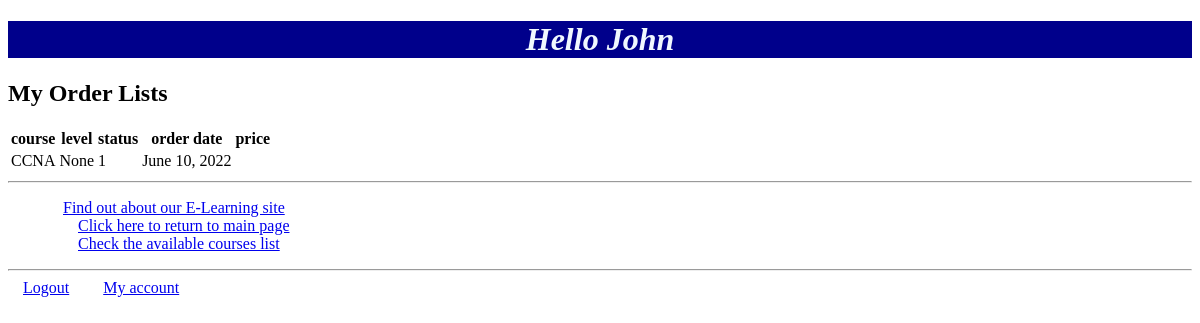
The app's page /Myapp/myorders (signed in) with its own data.
### Myapp/models.py (models this page shows, shortened)
class Order(models.Model):
    Status_Choice = [(0, 'Cancelled'), (1, 'Order Confirmed')]
    course = models.ForeignKey('Course', on_delete=models.CASCADE)
    student = models.ForeignKey('Student', on_delete=models.CASCADE, blank=True)
    levels = models.PositiveIntegerField(null=True, blank=True)
    order_status = models.IntegerField(choices=Status_Choice, default=1)
    order_date = models.DateField(null=True, blank=True)
    order_price = models.DecimalField(max_digits=10, decimal_places=2, default=0)

class Course(models.Model):
    topic = models.ForeignKey(Topic, related_name='courses', on_delete=models.CASCADE)
    name = models.CharField(max_length=200)
    price = models.DecimalField(max_digits=10, decimal_places=2, validators=[validate_price])
    for_everyone = models.BooleanField(default=True)
    description = models.TextField(max_length=300, null=True, blank=True)
    interested = models.PositiveIntegerField(default=0)
    stages = models.PositiveIntegerField(default=3)
    def __str__(self):
        return self.name

### Myapp/views.py (the view)
# urls.py: path(r'myorders', views.myorders, name='myorders'),
def myorders(request):
    if not request.user.is_authenticated:
        return HttpResponse('You are not a registered student!')
    usr = request.user
    try:
        std = Student.objects.get(username=usr.username)
        ord_list = Order.objects.filter(student=std)
        return render(request, 'Myapp/myorders.html', {'order_list': ord_list})
    except Student.DoesNotExist:
        return HttpResponse('You are not a registered student!')

### Myapp/templates/Myapp/myorders.html (shortened to what this page needs)
{%  extends 'Myapp/base.html' %}
{% block body_block %}
         <h2>My Order Lists</h2>
        {% if order_list %}
        <table>
            <thead>
            <tr>
                    <th>course</th>
                    <th>level</th>
                    <th>status</th>
                    <th>order date</th>
                    <th>price</th>
            </tr>
            </thead>
            <tbody>
             {%  for order in order_list %}
                <tr>
                    <td>{{ order.course }}</td>
                    <td>{{ order.levels }}</td>
                    <td>{{ order.order_status }}</td>
                    <td>{{ order.order_date }}</td>
                    <td>{{ sßorder.order_price }}</td>
                </tr>
            {% endfor %}
            </tbody>
             </table>
        {% else %}
            <br>
            <h3>No Order</h3>
        {% endif %}
{% endblock %}

### Myapp/templates/Myapp/base.html (shortened to what this page needs)
<!DOCTYPE html>
{%  load static %}
<html lang="en">
    <head>
            <link rel="stylesheet" type="text/css" href={%  static 'Myapp/style.css' %} />
    </head>
    <body>
        <div>
            {% if request.user.is_authenticated %}
                <h1>{% block myhdg %}Hello {{request.user.username }} {% endblock %}</h1>
            {%  else %}
                <h1>Hello User </h1>
            {% endif %}
            {% block body_block %}***{% endblock %}
        </div>
        <hr />
        <div>
            <ul>
                <li class="hbar1"><a href="/Myapp/about" >Find out about our E-Learning site</a><br></li>
                <li class="hbar1"><a href={% url 'Myapp:index' %}>Click here to return to main page</a><br></li>
                <li class="hbar1"><a href={% url 'Myapp:course_list' %}>Check the available courses list</a></li>
            </ul>
        </div>
        <hr />
    <div>
        {% if request.user.is_authenticated %}
            <li class="hbar1"><a href={% url 'Myapp:logout' %}>Logout</a></li>
            <li class="hbar1"><a href={% url 'Myapp:myaccount' %}>My account</a><br></li>
        {% else %}
            <li class="hbar1"><a href="/Myapp/register" >Register</a></li>
             <li class="hbar1"><a href={% url 'Myapp:login' %}>login</a></li>
        {% endif %}
    </div>
    </body>
</html>

### Myapp/static/Myapp/style.css (style rules this page uses)
h1 { background-color: darkblue; color: aliceblue; font-size: xx-large; font-family:"Times New Roman", Times, serif; font-style: italic; text-align: center; }
.hbar1 { display: inline; margin: 15px; }

### records on screen
Order: course "CCNA", levels "None", order_status "1", order_date "June 10, 2022"

### other values on screen
{{ request.user.username }} "John"
